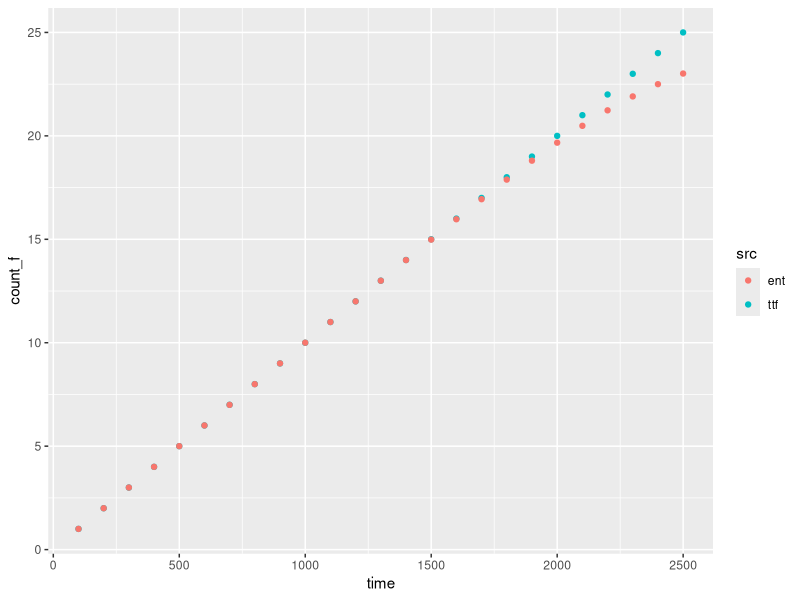

The R source for this figure:
## ---- chunk 1

library(tidyverse)
# Function to simulate the General Renewal Process
# Input, Weibull(Scale and Shape)
simGRP <- function (scale, shape = 1, q = 1, n_sim = 1e4, n_failure = 25) {
  ttf <- matrix(NA, n_failure, n_sim )
  
  # generate time to 1st failure
  ttf[1, ] <- rweibull(n_sim, scale = scale, shape = shape)
  v_time <- ttf[1, ] * q
  
  # generating time to ith failure - inverse of conditional Weibull CDF
  for (i in 2:n_failure) {
    #  rand <- runif(n_sim)
    ttf[i, ] <- scale *( ( (v_time/scale)^shape - log(1 - runif(n_sim)) )^(1 / shape)) - 
      v_time + ttf[i-1, ]
    v_time <- q * ttf[ i, ]
  }
  
  #Return data frame
  ttf <- tibble(time_to_f = as.vector(ttf), 
                count_f = rep(1:n_failure, n_sim), 
                simid = rep(1:n_sim, each = n_failure))
}

# start clock
ptm <- proc.time()
ttf <- simGRP( scale = 100, shape = 1, q = 0, n_sim = 1e6, n_failure = 25)
proc.time() - ptm
## ---- chunk 2

ttn <- function (data) {
  time_to_failure <- ttf %>%
    group_by(count_f) %>%
    summarise(avg = mean(time_to_f))
}


cumprob <- function( data, count_failure, time_p ) { 
  dims <- data %>%
  filter(count_f >= count_failure & time_to_f < time_p) %>%
  dim()
  dims[1]/dim(data)[1]}

prob <- function( data, count_failure, time_p ) { 
  dims <- data %>%
  filter(count_f == count_failure & time_to_f < time_p) %>%
  dim()
  dims[1]/dim(data)[1]}

prob(ttf, 3, 10000)
cumprob(ttf, 3, 10000)

# verify cumprob
cprob = 0
for (i in 3:40){ cprob = cprob + prob(ttf, i, 10000)}
cprob

# Expected N(t)
E_Nt <- function (data, t){
  dims <- data %>%
    filter(time_to_f < t) %>%
    dim()
  dims[1]/length(unique(data$simid))
}
## ---- chunk 3
time_to_nth <- ttn(ttf)
ent <- sapply(as_vector(time_to_nth[,2]), function(x) E_Nt(ttf, x))
# plot(1:25, ent)
# abline(0,1)
time_to_nth <- tibble(count_f = c(1:25, ent), 
                      time = as_vector(rep(time_to_nth[,2],2)),
                      src = rep(c("ttf", "ent"), each = 25))
ggplot(time_to_nth, aes(x = time, y = count_f)) + geom_point(aes(color = src))
